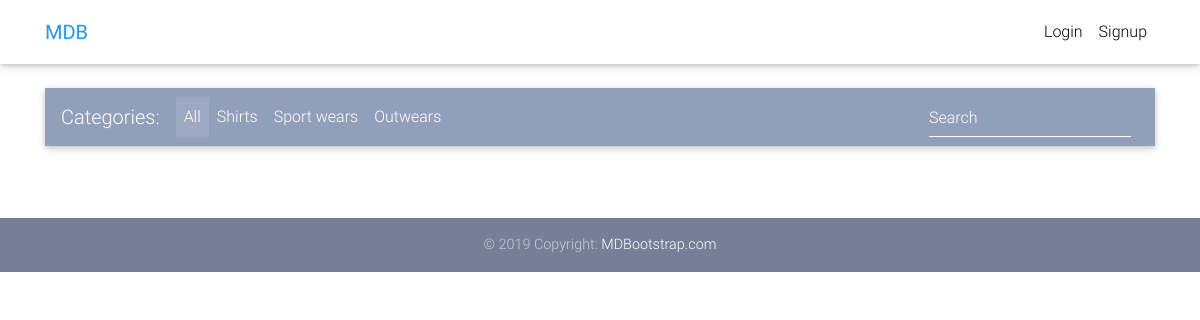
The app's page /, older data.
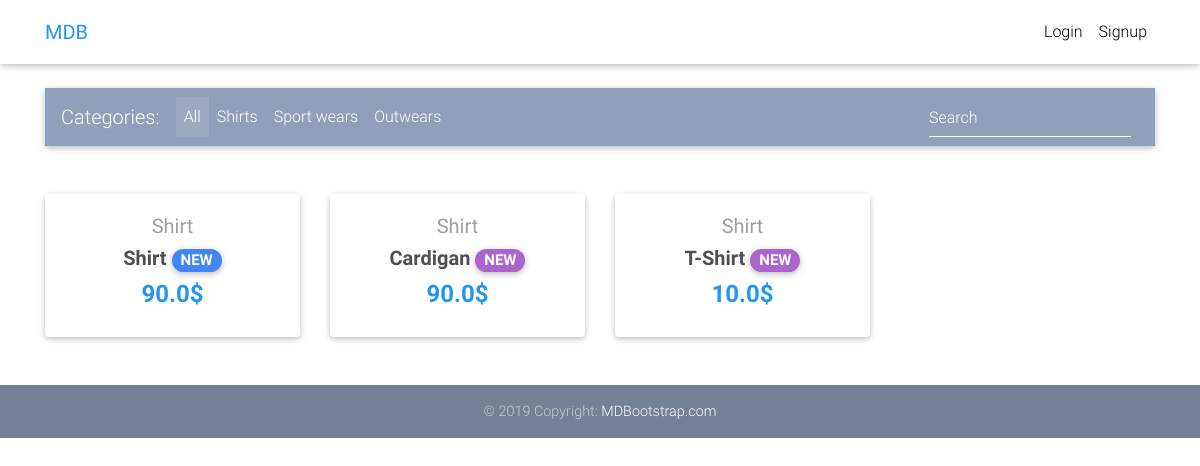
The same page, newer data.
### core/models.py (models this page shows, shortened)
class Item(models.Model):
    title = models.CharField(max_length=100)
    price = models.FloatField()
    discount_price = models.FloatField(blank=True, null=True)
    category = models.CharField(choices=CATEGORY_CHOICES, max_length=2, default="S")
    label  = models.CharField(choices=LABEL_CHOICES, max_length=2, default="P")
    slug = models.SlugField()
    description = models.TextField()
    def get_absolute_url(self):
        return reverse("core:product", kwargs={"slug": self.slug })

### core/views.py (the view)
# urls.py: path('', HomeView.as_view(), name='home'),
class HomeView(ListView):
    model = Item
    paginate_by = 10
    template_name = "home.html"

### templates/home.html (shortened to what this page needs)
{% extends "base.html" %}
{% load cart_template_tags %}
{% block content %}
<main>
  <div class="container">
    <nav class="navbar navbar-expand-lg navbar-dark mdb-color lighten-3 mt-3 mb-5">
      <span class="navbar-brand">Categories:</span>
      <div class="collapse navbar-collapse" id="basicExampleNav">
        <ul class="navbar-nav mr-auto">
          <li class="nav-item active">
            <a class="nav-link" href="#">All
            </a>
          </li>
          <li class="nav-item">
            <a class="nav-link" href="#">Shirts</a>
          </li>
          <li class="nav-item">
            <a class="nav-link" href="#">Sport wears</a>
          </li>
          <li class="nav-item">
            <a class="nav-link" href="#">Outwears</a>
          </li>
        </ul>
        <form class="form-inline">
          <div class="md-form my-0">
            <input class="form-control mr-sm-2" type="text" placeholder="Search" aria-label="Search">
          </div>
        </form>
      </div>
    </nav>
    <section class="text-center mb-4">
      <div class="row wow fadeIn">
        {% for item in object_list %}
        <div class="col-lg-3 col-md-6 mb-4">
          <div class="card">
            <div class="card-body text-center">
              <a href="" class="grey-text">
                <h5>{{ item.get_category_display }}</h5>
              </a>
              <h5>
                <strong>
                  <a href="{{ item.get_absolute_url }}" class="dark-grey-text">{{ item.title }}
                    <span class="badge badge-pill {{ item.get_label_display }}-color">NEW</span>
                  </a>
                </strong>
              </h5>
              <h4 class="font-weight-bold blue-text">
                {% if item.discount_price %}
                <strong>{{ item.discount_price }}$</strong>
                {% else %}
                <strong>{{ item.price }}$</strong>
                {% endif %}
              </h4>
            </div>
          </div>
        </div>
        {% endfor %}
      </div>
    </section>
  </div>
</main>
<footer class="page-footer text-center font-small mt-4 wow fadeIn">
  <div class="footer-copyright py-3">
    © 2019 Copyright:
    <a href="https://mdbootstrap.com/education/bootstrap/" target="_blank"> MDBootstrap.com </a>
  </div>
</footer>
{% endblock content %}

### templates/base.html (shortened to what this page needs)
<!DOCTYPE html>
{% load static %}
{% load cart_template_tags %}
<html lang="en">
<head>
  <link rel="stylesheet" href="https://use.fontawesome.com/releases/v5.11.2/css/all.css">
  <link href="{% static 'css/bootstrap.min.css' %}" rel="stylesheet">
  <link href="{% static 'css/mdb.min.css' %}" rel="stylesheet">
  <link href="{% static 'css/style.min.css' %}" rel="stylesheet">
</head>
<body>
<nav class="navbar fixed-top navbar-expand-lg navbar-light white scrolling-navbar">
  <div class="container">
    <a class="navbar-brand waves-effect" href="https://mdbootstrap.com/docs/jquery/" target="_blank">
      <strong class="blue-text">MDB</strong>
    </a>
    <div class="collapse navbar-collapse" id="navbarSupportedContent">
      <ul class="navbar-nav nav-flex-icons">
        {% if request.user.is_authenticated %}
        <li class="nav-item">
          <a href="{% url 'core:order-summary' %}" class="nav-link waves-effect">
            <span class="badge red z-depth-1 mr-1"> {{ request.user|cart_item_count }} </span>
            <i class="fas fa-shopping-cart"></i>
            <span class="clearfix d-none d-sm-inline-block"> Cart </span>
          </a>
        </li>
        <li class="nav-item">
          <a class="nav-link waves-effect" href="{% url 'account_logout' %}">
            <span class="clearfix d-none d-sm-inline-block"> Logout </span>
          </a>
        </li>
        {% else %}
        <li class="nav-item">
          <a class="nav-link waves-effect" href="{% url 'account_login' %}">
            <span class="clearfix d-none d-sm-inline-block"> Login </span>
          </a>
        </li>
        <li class="nav-item">
          <a class="nav-link waves-effect" href="{% url 'account_signup' %}">
            <span class="clearfix d-none d-sm-inline-block"> Signup </span>
          </a>
        </li>
        {% endif %}
      </ul>
    </div>
  </div>
</nav>
<div class="mt-5 pt-4">
</div>
{% block content %}
{% endblock content %}
</body>
</html>

### templates/base.html (style rules this page uses)
html, body, header, .carousel { height: 60vh; }

Row changes from the older to the newer data that the page shows:
added Item: category "Shirt", title "Shirt", discount_price "90.0", label "P" (drawn)
added Item: category "Shirt", title "Cardigan", discount_price "90.0"
added Item: category "Shirt", title "T-Shirt", discount_price "10.0"
